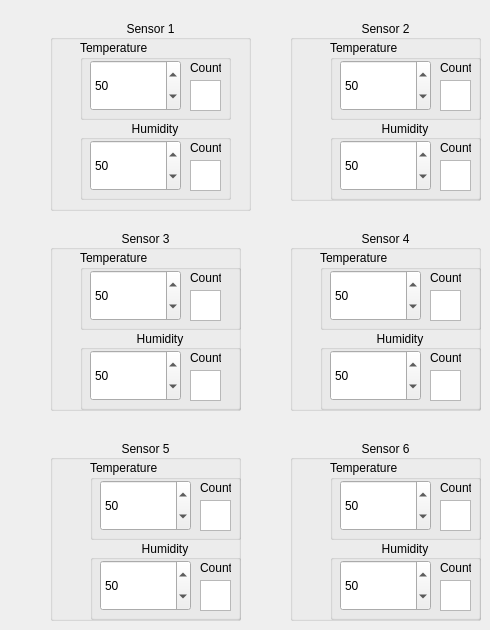
    <widget class="QWidget" name="Alarms">
     <attribute name="title">
      <string>Alarms</string>
     </attribute>
     <widget class="QGroupBox" name="groupBox_18">
      <property name="geometry">
       <rect>
        <x>50</x>
        <y>440</y>
        <width>191</width>
        <height>181</height>
       </rect>
      </property>
      <property name="title">
       <string>Sensor 5</string>
      </property>
      <property name="alignment">
       <set>Qt::AlignCenter</set>
      </property>
      <widget class="QGroupBox" name="groupBox_22">
       <property name="geometry">
        <rect>
         <x>40</x>
         <y>20</y>
         <width>151</width>
         <height>80</height>
        </rect>
       </property>
       <property name="title">
        <string>Temperature</string>
       </property>
       <widget class="QSpinBox" name="s5_T_alarm">
        <property name="geometry">
         <rect>
          <x>10</x>
          <y>20</y>
          <width>91</width>
          <height>51</height>
         </rect>
        </property>
        <property name="value">
         <number>50</number>
        </property>
       </widget>
       <widget class="QLabel" name="label_5">
        <property name="geometry">
         <rect>
          <x>110</x>
          <y>20</y>
          <width>31</width>
          <height>16</height>
         </rect>
        </property>
        <property name="text">
         <string>Count</string>
        </property>
       </widget>
       <widget class="QTextBrowser" name="s5_Talarm_cnt_out">
        <property name="geometry">
         <rect>
          <x>110</x>
          <y>40</y>
          <width>31</width>
          <height>31</height>
         </rect>
        </property>
       </widget>
      </widget>
      <widget class="QGroupBox" name="groupBox_21">
       <property name="geometry">
        <rect>
         <x>40</x>
         <y>100</y>
         <width>151</width>
         <height>80</height>
        </rect>
       </property>
       <property name="title">
        <string>Humidity</string>
       </property>
       <property name="alignment">
        <set>Qt::AlignCenter</set>
       </property>
       <widget class="QSpinBox" name="s5_H_alarm">
        <property name="geometry">
         <rect>
          <x>10</x>
          <y>20</y>
          <width>91</width>
          <height>51</height>
         </rect>
        </property>
        <property name="value">
         <number>50</number>
        </property>
       </widget>
       <widget class="QTextBrowser" name="s5_Halarm_cnt_out">
        <property name="geometry">
         <rect>
          <x>110</x>
          <y>40</y>
          <width>31</width>
          <height>31</height>
         </rect>
        </property>
       </widget>
       <widget class="QLabel" name="label_8">
        <property name="geometry">
         <rect>
          <x>110</x>
          <y>20</y>
          <width>31</width>
          <height>16</height>
         </rect>
        </property>
        <property name="text">
         <string>Count</string>
        </property>
       </widget>
      </widget>
     </widget>
     <widget class="QGroupBox" name="groupBox_13">
      <property name="geometry">
       <rect>
        <x>50</x>
        <y>20</y>
        <width>201</width>
        <height>191</height>
       </rect>
      </property>
      <property name="title">
       <string>Sensor 1</string>
      </property>
      <property name="alignment">
       <set>Qt::AlignCenter</set>
      </property>
      <property name="checkable">
       <bool>false</bool>
      </property>
      <widget class="QGroupBox" name="gb_99">
       <property name="geometry">
        <rect>
         <x>30</x>
         <y>20</y>
         <width>151</width>
         <height>80</height>
        </rect>
       </property>
       <property name="title">
        <string>Temperature</string>
       </property>
       <widget class="QSpinBox" name="s1_T_alarm">
        <property name="geometry">
         <rect>
          <x>10</x>
          <y>20</y>
          <width>91</width>
          <height>51</height>
         </rect>
        </property>
        <property name="value">
         <number>50</number>
        </property>
       </widget>
       <widget class="QTextBrowser" name="s1_Talarm_cnt_out">
        <property name="geometry">
         <rect>
          <x>110</x>
          <y>40</y>
          <width>31</width>
          <height>31</height>
         </rect>
        </property>
       </widget>
       <widget class="QLabel" name="label">
        <property name="geometry">
         <rect>
          <x>110</x>
          <y>20</y>
          <width>31</width>
          <height>16</height>
         </rect>
        </property>
        <property name="text">
         <string>Count</string>
        </property>
       </widget>
      </widget>
      <widget class="QGroupBox" name="gb_98">
       <property name="geometry">
        <rect>
         <x>30</x>
         <y>100</y>
         <width>151</width>
         <height>80</height>
        </rect>
       </property>
       <property name="title">
        <string>Humidity</string>
       </property>
       <property name="alignment">
        <set>Qt::AlignCenter</set>
       </property>
       <widget class="QSpinBox" name="s1_H_alarm">
        <property name="geometry">
         <rect>
          <x>10</x>
          <y>20</y>
          <width>91</width>
          <height>51</height>
         </rect>
        </property>
        <property name="value">
         <number>50</number>
        </property>
       </widget>
       <widget class="QLabel" name="label_2">
        <property name="geometry">
         <rect>
          <x>110</x>
          <y>20</y>
          <width>31</width>
          <height>16</height>
         </rect>
        </property>
        <property name="text">
         <string>Count</string>
        </property>
       </widget>
       <widget class="QTextBrowser" name="s1_Halarm_cnt_out">
        <property name="geometry">
         <rect>
          <x>110</x>
          <y>40</y>
          <width>31</width>
          <height>31</height>
         </rect>
        </property>
       </widget>
      </widget>
     </widget>
     <widget class="QGroupBox" name="groupBox_16">
      <property name="geometry">
       <rect>
        <x>290</x>
        <y>20</y>
        <width>191</width>
        <height>181</height>
       </rect>
      </property>
      <property name="title">
       <string>Sensor 2</string>
      </property>
      <property name="alignment">
       <set>Qt::AlignCenter</set>
      </property>
      <widget class="QGroupBox" name="groupBox_10">
       <property name="geometry">
        <rect>
         <x>40</x>
         <y>20</y>
         <width>151</width>
         <height>80</height>
        </rect>
       </property>
       <property name="title">
        <string>Temperature</string>
       </property>
       <widget class="QSpinBox" name="s2_T_alarm">
        <property name="geometry">
         <rect>
          <x>10</x>
          <y>20</y>
          <width>91</width>
          <height>51</height>
         </rect>
        </property>
        <property name="value">
         <number>50</number>
        </property>
       </widget>
       <widget class="QTextBrowser" name="s2_Talarm_cnt_out">
        <property name="geometry">
         <rect>
          <x>110</x>
          <y>40</y>
          <width>31</width>
          <height>31</height>
         </rect>
        </property>
       </widget>
       <widget class="QLabel" name="label_14">
        <property name="geometry">
         <rect>
          <x>110</x>
          <y>20</y>
          <width>31</width>
          <height>16</height>
         </rect>
        </property>
        <property name="text">
         <string>Count</string>
        </property>
       </widget>
      </widget>
      <widget class="QGroupBox" name="groupBox_9">
       <property name="geometry">
        <rect>
         <x>40</x>
         <y>100</y>
         <width>151</width>
         <height>80</height>
        </rect>
       </property>
       <property name="title">
        <string>Humidity</string>
       </property>
       <property name="alignment">
        <set>Qt::AlignCenter</set>
       </property>
       <widget class="QSpinBox" name="s2_H_alarm">
        <property name="geometry">
         <rect>
          <x>10</x>
          <y>20</y>
          <width>91</width>
          <height>51</height>
         </rect>
        </property>
        <property name="value">
         <number>50</number>
        </property>
       </widget>
       <widget class="QTextBrowser" name="s2_Halarm_cnt_out">
        <property name="geometry">
         <rect>
          <x>110</x>
          <y>40</y>
          <width>31</width>
          <height>31</height>
         </rect>
        </property>
       </widget>
       <widget class="QLabel" name="label_13">
        <property name="geometry">
         <rect>
          <x>110</x>
          <y>20</y>
          <width>31</width>
          <height>16</height>
         </rect>
        </property>
        <property name="text">
         <string>Count</string>
        </property>
       </widget>
      </widget>
     </widget>
     <widget class="QGroupBox" name="groupBox_17">
      <property name="geometry">
       <rect>
        <x>50</x>
        <y>230</y>
        <width>191</width>
        <height>181</height>
       </rect>
      </property>
      <property name="title">
       <string>Sensor 3</string>
      </property>
      <property name="alignment">
       <set>Qt::AlignCenter</set>
      </property>
      <widget class="QGroupBox" name="groupBox_12">
       <property name="geometry">
        <rect>
         <x>30</x>
         <y>20</y>
         <width>161</width>
         <height>80</height>
        </rect>
       </property>
       <property name="title">
        <string>Temperature</string>
       </property>
       <widget class="QSpinBox" name="s3_T_alarm">
        <property name="geometry">
         <rect>
          <x>10</x>
          <y>20</y>
          <width>91</width>
          <height>51</height>
         </rect>
        </property>
        <property name="value">
         <number>50</number>
        </property>
       </widget>
       <widget class="QLabel" name="label_6">
        <property name="geometry">
         <rect>
          <x>110</x>
          <y>20</y>
          <width>31</width>
          <height>16</height>
         </rect>
        </property>
        <property name="text">
         <string>Count</string>
        </property>
       </widget>
       <widget class="QTextBrowser" name="s3_Talarm_cnt_out">
        <property name="geometry">
         <rect>
          <x>110</x>
          <y>40</y>
          <width>31</width>
          <height>31</height>
         </rect>
        </property>
       </widget>
      </widget>
      <widget class="QGroupBox" name="groupBox_11">
       <property name="geometry">
        <rect>
         <x>30</x>
         <y>100</y>
         <width>161</width>
         <height>80</height>
        </rect>
       </property>
       <property name="title">
        <string>Humidity</string>
       </property>
       <property name="alignment">
        <set>Qt::AlignCenter</set>
       </property>
       <widget class="QSpinBox" name="s3_H_alarm">
        <property name="geometry">
         <rect>
          <x>10</x>
          <y>20</y>
          <width>91</width>
          <height>51</height>
         </rect>
        </property>
        <property name="value">
         <number>50</number>
        </property>
       </widget>
       <widget class="QLabel" name="label_7">
        <property name="geometry">
         <rect>
          <x>110</x>
          <y>20</y>
          <width>31</width>
          <height>16</height>
         </rect>
        </property>
        <property name="text">
         <string>Count</string>
        </property>
       </widget>
       <widget class="QTextBrowser" name="s3_Halarm_cnt_out">
        <property name="geometry">
         <rect>
          <x>110</x>
          <y>40</y>
          <width>31</width>
          <height>31</height>
         </rect>
        </property>
       </widget>
      </widget>
     </widget>
     <widget class="QGroupBox" name="groupBox_14">
      <property name="geometry">
       <rect>
        <x>290</x>
        <y>230</y>
        <width>191</width>
        <height>181</height>
       </rect>
      </property>
      <property name="title">
       <string>Sensor 4</string>
      </property>
      <property name="alignment">
       <set>Qt::AlignCenter</set>
      </property>
      <widget class="QGroupBox" name="groupBox_20">
       <property name="geometry">
        <rect>
         <x>30</x>
         <y>20</y>
         <width>161</width>
         <height>80</height>
        </rect>
       </property>
       <property name="title">
        <string>Temperature</string>
       </property>
       <widget class="QSpinBox" name="s4_T_alarm">
        <property name="geometry">
         <rect>
          <x>10</x>
          <y>20</y>
          <width>91</width>
          <height>51</height>
         </rect>
        </property>
        <property name="value">
         <number>50</number>
        </property>
       </widget>
       <widget class="QTextBrowser" name="s4_Talarm_cnt_out">
        <property name="geometry">
         <rect>
          <x>110</x>
          <y>40</y>
          <width>31</width>
          <height>31</height>
         </rect>
        </property>
       </widget>
       <widget class="QLabel" name="label_12">
        <property name="geometry">
         <rect>
          <x>110</x>
          <y>20</y>
          <width>31</width>
          <height>16</height>
         </rect>
        </property>
        <property name="text">
         <string>Count</string>
        </property>
       </widget>
      </widget>
      <widget class="QGroupBox" name="groupBox_19">
       <property name="geometry">
        <rect>
         <x>30</x>
         <y>100</y>
         <width>161</width>
         <height>80</height>
        </rect>
       </property>
       <property name="title">
        <string>Humidity</string>
       </property>
       <property name="alignment">
        <set>Qt::AlignCenter</set>
       </property>
       <widget class="QSpinBox" name="s4_H_alarm">
        <property name="geometry">
         <rect>
          <x>10</x>
          <y>20</y>
          <width>91</width>
          <height>51</height>
         </rect>
        </property>
        <property name="value">
         <number>50</number>
        </property>
       </widget>
       <widget class="QTextBrowser" name="s4_Halarm_cnt_out">
        <property name="geometry">
         <rect>
          <x>110</x>
          <y>40</y>
          <width>31</width>
          <height>31</height>
         </rect>
        </property>
       </widget>
       <widget class="QLabel" name="label_11">
        <property name="geometry">
         <rect>
          <x>110</x>
          <y>20</y>
          <width>31</width>
          <height>16</height>
         </rect>
        </property>
        <property name="text">
         <string>Count</string>
        </property>
       </widget>
      </widget>
     </widget>
     <widget class="QGroupBox" name="groupBox_15">
      <property name="geometry">
       <rect>
        <x>290</x>
        <y>440</y>
        <width>191</width>
        <height>181</height>
       </rect>
      </property>
      <property name="title">
       <string>Sensor 6</string>
      </property>
      <property name="alignment">
       <set>Qt::AlignCenter</set>
      </property>
      <widget class="QGroupBox" name="groupBox_24">
       <property name="geometry">
        <rect>
         <x>40</x>
         <y>20</y>
         <width>151</width>
         <height>80</height>
        </rect>
       </property>
       <property name="title">
        <string>Temperature</string>
       </property>
       <widget class="QSpinBox" name="s6_T_alarm">
        <property name="geometry">
         <rect>
          <x>10</x>
          <y>20</y>
          <width>91</width>
          <height>51</height>
         </rect>
        </property>
        <property name="value">
         <number>50</number>
        </property>
       </widget>
       <widget class="QTextBrowser" name="s6_Talarm_cnt_out">
        <property name="geometry">
         <rect>
          <x>110</x>
          <y>40</y>
          <width>31</width>
          <height>31</height>
         </rect>
        </property>
       </widget>
       <widget class="QLabel" name="label_10">
        <property name="geometry">
         <rect>
          <x>110</x>
          <y>20</y>
          <width>31</width>
          <height>16</height>
         </rect>
        </property>
        <property name="text">
         <string>Count</string>
        </property>
       </widget>
      </widget>
      <widget class="QGroupBox" name="groupBox_23">
       <property name="geometry">
        <rect>
         <x>40</x>
         <y>100</y>
         <width>151</width>
         <height>80</height>
        </rect>
       </property>
       <property name="title">
        <string>Humidity</string>
       </property>
       <property name="alignment">
        <set>Qt::AlignCenter</set>
       </property>
       <widget class="QSpinBox" name="s6_H_alarm">
        <property name="geometry">
         <rect>
          <x>10</x>
          <y>20</y>
          <width>91</width>
          <height>51</height>
         </rect>
        </property>
        <property name="value">
         <number>50</number>
        </property>
       </widget>
       <widget class="QTextBrowser" name="s6_Halarm_cnt_out">
        <property name="geometry">
         <rect>
          <x>110</x>
          <y>40</y>
          <width>31</width>
          <height>31</height>
         </rect>
        </property>
       </widget>
       <widget class="QLabel" name="label_9">
        <property name="geometry">
         <rect>
          <x>110</x>
          <y>20</y>
          <width>31</width>
          <height>16</height>
         </rect>
        </property>
        <property name="text">
         <string>Count</string>
        </property>
       </widget>
      </widget>
     </widget>
    </widget>
